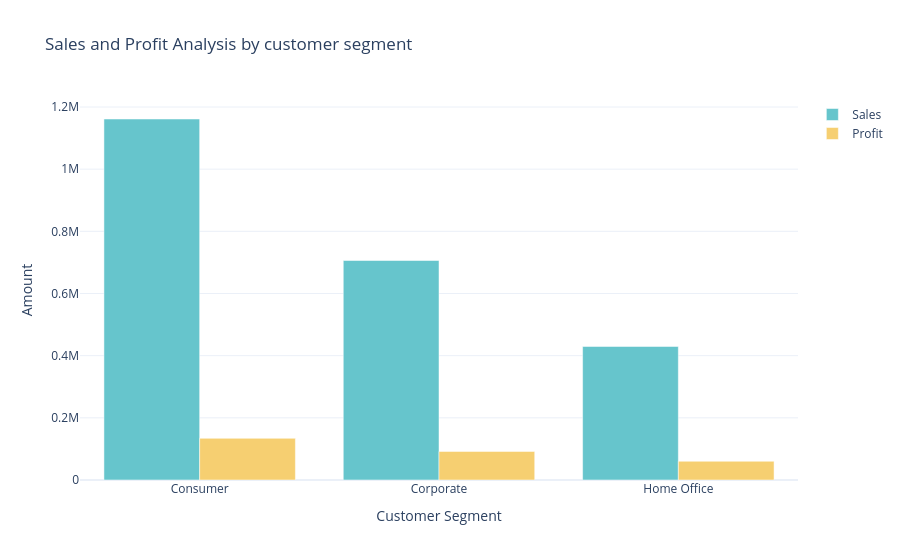

Notebook source saved alongside this figure:
### Markdown cell above
## Sales and Profit - Customer Segment

### Code cell
sales_profit_by_segment = data.groupby('Segment').agg({'Sales':'sum','Profit':'sum'}).reset_index()

color_palette = colors.qualitative.Pastel
fig=go.Figure()
fig.add_trace(go.Bar(x=sales_profit_by_segment['Segment'],
                     y=sales_profit_by_segment['Sales'],
                     name='Sales',
                     marker_color=color_palette[0]))
fig.add_trace(go.Bar(x=sales_profit_by_segment['Segment'],
                     y=sales_profit_by_segment['Profit'],
                     name='Profit',
                     marker_color=color_palette[1]))
fig.update_layout(title='Sales and Profit Analysis by customer segment',
                  xaxis_title='Customer Segment', yaxis_title='Amount')
fig.show()

### Figure 1 — Plotly figure (JSON) as saved in the notebook; plotly's stock layout.template omitted (floating-point values rounded to 4 significant figures)
{"data": [{"marker": {"color": "rgb(102, 197, 204)"}, "name": "Sales", "type": "bar", "x": ["Consumer", "Corporate", "Home Office"], "y": [1161000.0, 706100.0, 429700.0]}, {"marker": {"color": "rgb(246, 207, 113)"}, "name": "Profit", "type": "bar", "x": ["Consumer", "Corporate", "Home Office"], "y": [134100.0, 91980.0, 60300.0]}], "layout": {"title": {"text": "Sales and Profit Analysis by customer segment"}, "xaxis": {"title": {"text": "Customer Segment"}}, "yaxis": {"title": {"text": "Amount"}}}}
